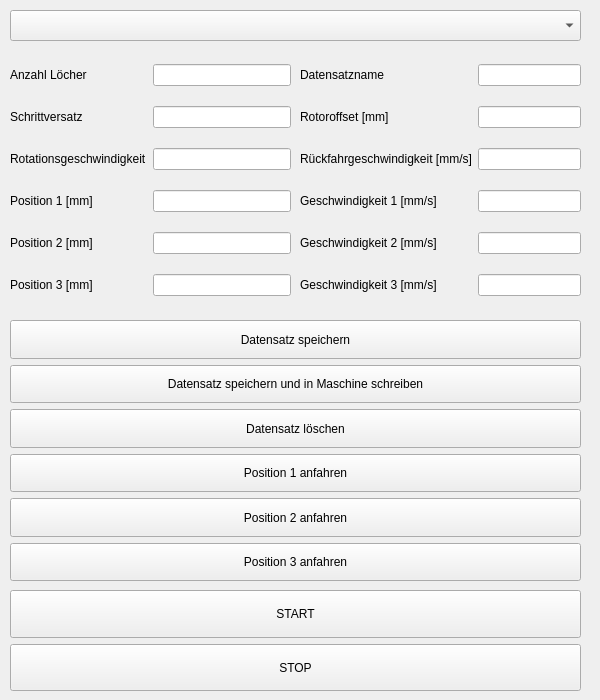
<?xml version="1.0" encoding="UTF-8"?>
<ui version="4.0">
 <class>MainWindow</class>
 <widget class="QMainWindow" name="MainWindow">
  <property name="geometry">
   <rect>
    <x>0</x>
    <y>0</y>
    <width>600</width>
    <height>700</height>
   </rect>
  </property>
  <property name="windowTitle">
   <string>Bohrvorrichtung</string>
  </property>
  <widget class="QWidget" name="centralwidget">
   <widget class="QWidget" name="verticalLayoutWidget">
    <property name="geometry">
     <rect>
      <x>10</x>
      <y>10</y>
      <width>571</width>
      <height>31</height>
     </rect>
    </property>
    <layout class="QVBoxLayout" name="verticalLayout">
     <property name="spacing">
      <number>6</number>
     </property>
     <item>
      <widget class="QComboBox" name="comboBox">
       <property name="sizePolicy">
        <sizepolicy hsizetype="Preferred" vsizetype="Minimum">
         <horstretch>0</horstretch>
         <verstretch>0</verstretch>
        </sizepolicy>
       </property>
      </widget>
     </item>
    </layout>
   </widget>
   <widget class="QWidget" name="gridLayoutWidget">
    <property name="geometry">
     <rect>
      <x>10</x>
      <y>50</y>
      <width>281</width>
      <height>260</height>
     </rect>
    </property>
    <layout class="QGridLayout" name="gridLayout">
     <item row="1" column="1">
      <widget class="QLineEdit" name="rotorPositionEdit"/>
     </item>
     <item row="0" column="1">
      <widget class="QLineEdit" name="holeCountEdit"/>
     </item>
     <item row="5" column="0">
      <widget class="QLabel" name="label_6">
       <property name="text">
        <string>Position 3 [mm]</string>
       </property>
      </widget>
     </item>
     <item row="3" column="1">
      <widget class="QLineEdit" name="x1Edit"/>
     </item>
     <item row="2" column="0">
      <widget class="QLabel" name="label_3">
       <property name="text">
        <string>Rotationsgeschwindigkeit</string>
       </property>
      </widget>
     </item>
     <item row="0" column="0">
      <widget class="QLabel" name="label">
       <property name="text">
        <string>Anzahl Löcher</string>
       </property>
      </widget>
     </item>
     <item row="3" column="0">
      <widget class="QLabel" name="label_4">
       <property name="text">
        <string>Position 1 [mm]</string>
       </property>
      </widget>
     </item>
     <item row="4" column="1">
      <widget class="QLineEdit" name="x2Edit"/>
     </item>
     <item row="1" column="0">
      <widget class="QLabel" name="label_2">
       <property name="text">
        <string>Schrittversatz</string>
       </property>
      </widget>
     </item>
     <item row="2" column="1">
      <widget class="QLineEdit" name="rotorSpeedEdit"/>
     </item>
     <item row="5" column="1">
      <widget class="QLineEdit" name="x3Edit"/>
     </item>
     <item row="4" column="0">
      <widget class="QLabel" name="label_5">
       <property name="text">
        <string>Position 2 [mm]</string>
       </property>
      </widget>
     </item>
    </layout>
   </widget>
   <widget class="QWidget" name="gridLayoutWidget_2">
    <property name="geometry">
     <rect>
      <x>300</x>
      <y>50</y>
      <width>281</width>
      <height>261</height>
     </rect>
    </property>
    <layout class="QGridLayout" name="gridLayout_2">
     <property name="sizeConstraint">
      <enum>QLayout::SetNoConstraint</enum>
     </property>
     <item row="4" column="0">
      <widget class="QLabel" name="label_11">
       <property name="text">
        <string>Geschwindigkeit 2 [mm/s]</string>
       </property>
      </widget>
     </item>
     <item row="2" column="1">
      <widget class="QLineEdit" name="v4Edit"/>
     </item>
     <item row="5" column="0">
      <widget class="QLabel" name="label_12">
       <property name="text">
        <string>Geschwindigkeit 3 [mm/s]</string>
       </property>
      </widget>
     </item>
     <item row="3" column="0">
      <widget class="QLabel" name="label_10">
       <property name="text">
        <string>Geschwindigkeit 1 [mm/s]</string>
       </property>
      </widget>
     </item>
     <item row="0" column="0">
      <widget class="QLabel" name="label_14">
       <property name="text">
        <string>Datensatzname</string>
       </property>
      </widget>
     </item>
     <item row="2" column="0">
      <widget class="QLabel" name="label_13">
       <property name="text">
        <string>Rückfahrgeschwindigkeit [mm/s]</string>
       </property>
      </widget>
     </item>
     <item row="0" column="1">
      <widget class="QLineEdit" name="dataNameEdit"/>
     </item>
     <item row="4" column="1">
      <widget class="QLineEdit" name="v2Edit"/>
     </item>
     <item row="3" column="1">
      <widget class="QLineEdit" name="v1Edit"/>
     </item>
     <item row="5" column="1">
      <widget class="QLineEdit" name="v3Edit"/>
     </item>
     <item row="1" column="1">
      <widget class="QLineEdit" name="rotorOffsetEdit"/>
     </item>
     <item row="1" column="0">
      <widget class="QLabel" name="label_7">
       <property name="text">
        <string>Rotoroffset [mm]</string>
       </property>
      </widget>
     </item>
    </layout>
   </widget>
   <widget class="QWidget" name="verticalLayoutWidget_2">
    <property name="geometry">
     <rect>
      <x>10</x>
      <y>320</y>
      <width>571</width>
      <height>261</height>
     </rect>
    </property>
    <layout class="QVBoxLayout" name="verticalLayout_2">
     <property name="spacing">
      <number>6</number>
     </property>
     <item>
      <widget class="QPushButton" name="saveDataButton">
       <property name="sizePolicy">
        <sizepolicy hsizetype="Minimum" vsizetype="Minimum">
         <horstretch>0</horstretch>
         <verstretch>0</verstretch>
        </sizepolicy>
       </property>
       <property name="text">
        <string>Datensatz speichern</string>
       </property>
      </widget>
     </item>
     <item>
      <widget class="QPushButton" name="saveDataAndLoadButton">
       <property name="sizePolicy">
        <sizepolicy hsizetype="Minimum" vsizetype="Minimum">
         <horstretch>0</horstretch>
         <verstretch>0</verstretch>
        </sizepolicy>
       </property>
       <property name="text">
        <string>Datensatz speichern und in Maschine schreiben</string>
       </property>
      </widget>
     </item>
     <item>
      <widget class="QPushButton" name="deleteDataButton">
       <property name="sizePolicy">
        <sizepolicy hsizetype="Minimum" vsizetype="Minimum">
         <horstretch>0</horstretch>
         <verstretch>0</verstretch>
        </sizepolicy>
       </property>
       <property name="text">
        <string>Datensatz löschen</string>
       </property>
      </widget>
     </item>
     <item>
      <widget class="QPushButton" name="driveX1Button">
       <property name="sizePolicy">
        <sizepolicy hsizetype="Minimum" vsizetype="Minimum">
         <horstretch>0</horstretch>
         <verstretch>0</verstretch>
        </sizepolicy>
       </property>
       <property name="text">
        <string>Position 1 anfahren</string>
       </property>
      </widget>
     </item>
     <item>
      <widget class="QPushButton" name="driveX2Button">
       <property name="sizePolicy">
        <sizepolicy hsizetype="Minimum" vsizetype="Minimum">
         <horstretch>0</horstretch>
         <verstretch>0</verstretch>
        </sizepolicy>
       </property>
       <property name="text">
        <string>Position 2 anfahren</string>
       </property>
      </widget>
     </item>
     <item>
      <widget class="QPushButton" name="driveX3Button">
       <property name="sizePolicy">
        <sizepolicy hsizetype="Minimum" vsizetype="Minimum">
         <horstretch>0</horstretch>
         <verstretch>0</verstretch>
        </sizepolicy>
       </property>
       <property name="text">
        <string>Position 3 anfahren</string>
       </property>
      </widget>
     </item>
    </layout>
   </widget>
   <widget class="QWidget" name="verticalLayoutWidget_3">
    <property name="geometry">
     <rect>
      <x>10</x>
      <y>590</y>
      <width>571</width>
      <height>101</height>
     </rect>
    </property>
    <layout class="QVBoxLayout" name="verticalLayout_3">
     <item>
      <widget class="QPushButton" name="startButton">
       <property name="sizePolicy">
        <sizepolicy hsizetype="Minimum" vsizetype="Minimum">
         <horstretch>0</horstretch>
         <verstretch>0</verstretch>
        </sizepolicy>
       </property>
       <property name="text">
        <string>START</string>
       </property>
      </widget>
     </item>
     <item>
      <widget class="QPushButton" name="stopButton">
       <property name="sizePolicy">
        <sizepolicy hsizetype="Minimum" vsizetype="Minimum">
         <horstretch>0</horstretch>
         <verstretch>0</verstretch>
        </sizepolicy>
       </property>
       <property name="text">
        <string>STOP</string>
       </property>
      </widget>
     </item>
    </layout>
   </widget>
  </widget>
 </widget>
 <resources/>
 <connections/>
</ui>
